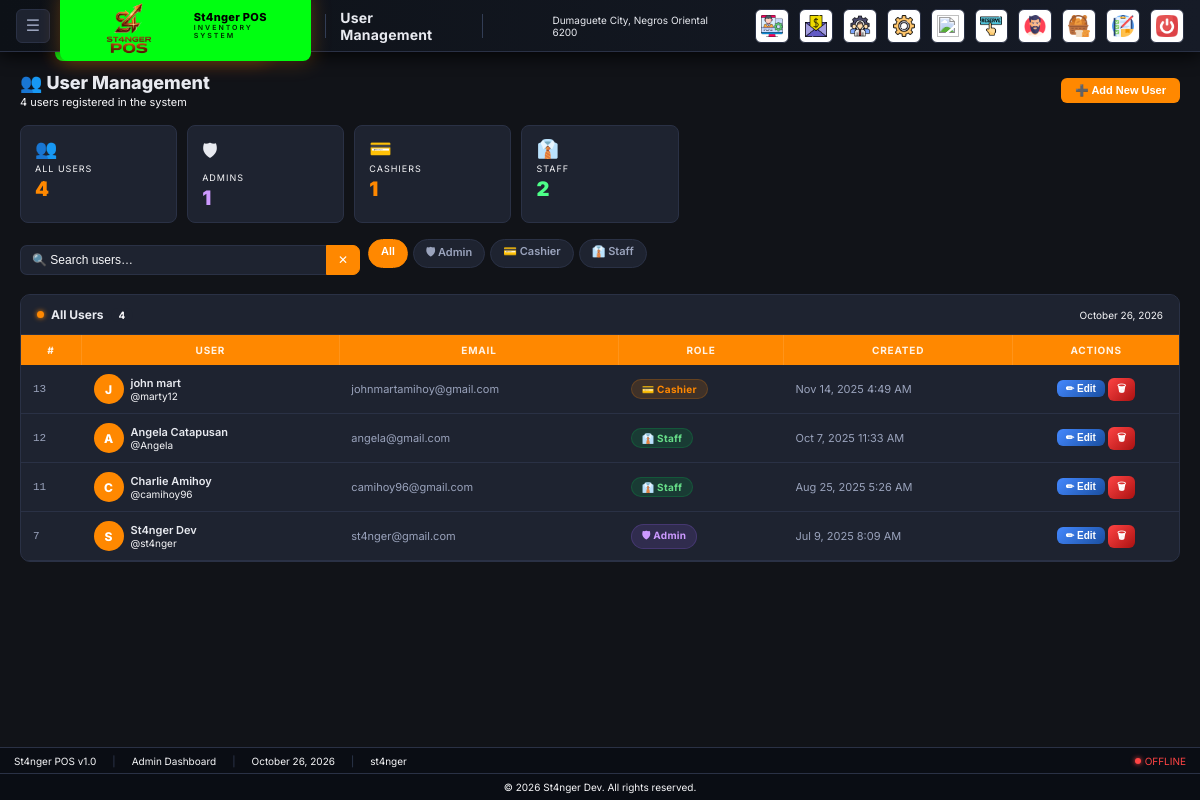
The page /admin/user.php (signed in) on the database its author committed.
### tables this page shows
CREATE TABLE `new_user` (
  `id` int(11) NOT NULL,
  `username` varchar(50) NOT NULL,
  `fullname` varchar(100) NOT NULL,
  `type` varchar(100) NOT NULL,
  `email` varchar(100) NOT NULL,
  `password` varchar(255) NOT NULL,
  `created_at` timestamp NOT NULL DEFAULT current_timestamp()
);

### admin/user.php (the view, shortened to what this page needs)
<?php
require('../dbconn.php');
$users = $conn->query("SELECT * FROM new_user ORDER BY created_at DESC");
$allUsers = $users->fetch_all(MYSQLI_ASSOC);
$adminCount   = count(array_filter($allUsers, fn($u) => $u['type']==='admin'));
$cashierCount = count(array_filter($allUsers, fn($u) => $u['type']==='cashier'));
$staffCount   = count(array_filter($allUsers, fn($u) => $u['type']==='staff'));
$totalCount   = count($allUsers);
$pageTitle = 'User Management';
$activePage = 'user';
?>
<?php include('../include/admin_header.php'); ?>
<div class="main" id="mainContent">
  <div class="page-hero">
    <div>
      <h2>👥 User Management</h2>
      <p><?= $totalCount ?> users registered in the system</p>
    </div>
    <button class="btn btn-orange" onclick="openSignupModal()">➕ Add New User</button>
  </div>
  <div class="stat-grid">
    <div class="stat-tile" onclick="filterByRole('all',this)">
      <div class="st-icon">👥</div>
      <div class="st-label">All Users</div>
      <div class="st-val orange"><?= $totalCount ?></div>
    </div>
    <div class="stat-tile" onclick="filterByRole('admin',this)">
      <div class="st-icon">🛡</div>
      <div class="st-label">Admins</div>
      <div class="st-val purple"><?= $adminCount ?></div>
    </div>
    <div class="stat-tile" onclick="filterByRole('cashier',this)">
      <div class="st-icon">💳</div>
      <div class="st-label">Cashiers</div>
      <div class="st-val orange"><?= $cashierCount ?></div>
    </div>
    <div class="stat-tile" onclick="filterByRole('staff',this)">
      <div class="st-icon">👔</div>
      <div class="st-label">Staff</div>
      <div class="st-val green"><?= $staffCount ?></div>
    </div>
  </div>
  <div class="action-bar">
    <div class="search-wrap">
      <input type="text" id="searchInput" placeholder="🔍 Search users…" oninput="searchTable()">
      <button onclick="clearSearch()">✕</button>
    </div>
    <div class="filter-tabs">
      <div class="filter-tab active" data-role="all"      onclick="filterByRole('all',null,this)">All</div>
      <div class="filter-tab"        data-role="admin"    onclick="filterByRole('admin',null,this)">🛡 Admin</div>
      <div class="filter-tab"        data-role="cashier"  onclick="filterByRole('cashier',null,this)">💳 Cashier</div>
      <div class="filter-tab"        data-role="staff"    onclick="filterByRole('staff',null,this)">👔 Staff</div>
    </div>
  </div>
  <div class="panel">
    <div class="panel-header">
      <div class="panel-title">
        <div class="pt-dot"></div>
        All Users
        <span id="shownCount" style="background:var(--bg3);color:var(--text3);border-radius:10px;padding:1px 8px;font-size:10px;"><?= $totalCount ?></span>
      </div>
      <span style="font-size:10px;color:var(--text3);"><?= date('F j, Y') ?></span>
    </div>
    <div style="padding:0;">
      <div class="tbl-wrap">
        <table class="data-tbl" id="userTable">
          <thead>
            <tr>
              <th>#</th>
              <th>User</th>
              <th>Email</th>
              <th>Role</th>
              <th>Created</th>
              <th style="text-align:center;">Actions</th>
            </tr>
          </thead>
          <tbody>
          <?php foreach($allUsers as $u):
            $initials = strtoupper(substr($u['fullname']??$u['username'],0,1));
            $roleBadge = match($u['type']) {
                'admin'   => ['rb-admin',  '🛡 Admin'],
                'cashier' => ['rb-cashier','💳 Cashier'],
                'staff'   => ['rb-staff',  '👔 Staff'],
                default   => ['rb-other',  $u['type']],
            };
          ?>
          <tr data-role="<?= htmlspecialchars($u['type']) ?>">
            <td class="td-id"><?= $u['id'] ?></td>
            <td>
              <div class="user-cell">
                <div class="user-avatar"><?= $initials ?></div>
                <div>
                  <div class="td-name"><?= htmlspecialchars($u['fullname']) ?></div>
                  <div style="color:var(--text3);font-size:10px;">@<?= htmlspecialchars($u['username']) ?></div>
                </div>
              </div>
            </td>
            <td class="td-email"><?= htmlspecialchars($u['email']) ?></td>
            <td><span class="role-badge <?= $roleBadge[0] ?>"><?= $roleBadge[1] ?></span></td>
            <td class="td-date"><?= date('M j, Y g:i A',strtotime($u['created_at'])) ?></td>
            <td style="text-align:center;white-space:nowrap;">
              <button class="btn btn-blue btn-sm edit-btn"
                      data-user='<?= htmlspecialchars(json_encode($u),ENT_QUOTES) ?>'>✏ Edit</button>
              <a class="btn btn-red btn-sm"
                 href="user.php?delete=<?= $u['id'] ?>"
                 onclick="return confirmDelete(event,this)">🗑</a>
            </td>
          </tr>
          <?php endforeach; ?>
          </tbody>
        </table>
      </div>
    </div>
  </div>
</div>
<?php include('../include/admin_footer.php'); ?>

### include/admin_header.php (shortened to what this page needs)
<?php
require_once __DIR__ . '/../dbconn.php';
$systemSettings = [];
$result = $conn->query("SELECT setting_key, setting_value FROM system_settings");
while ($row = $result->fetch_assoc()) {
    $systemSettings[$row['setting_key']] = $row['setting_value'];
}
$businessName = $systemSettings['business_name'] ?? 'St4nger POS';
$businessSubtitle = $systemSettings['business_subtitle'] ?? 'POS SYSTEM';
$businessAddress = $systemSettings['business_address'] ?? 'Dumaguete City, Negros Oriental 6200';
$logoPath = $systemSettings['logo_path'] ?? '';
$pageTitle = $pageTitle ?? 'Dashboard';
$scriptPath = $_SERVER['SCRIPT_NAME'];
$scriptDir = dirname($scriptPath);
$depth = substr_count(trim($scriptDir, '/'), '/');
$relativePath = str_repeat('../', $depth);
$assetPath = $relativePath;
$activePage = $activePage ?? '';
?>
<!DOCTYPE html>
<html lang="en">
<head>
<link rel="stylesheet" href="<?= $assetPath ?>css/bootstrap-icons.css">
</head>
<body>
<div class="top-bar">
  <button class="menu-btn" id="menuBtn" onclick="toggleSidebar()">☰</button>
  <div class="logo-pill">
    <div class="logo-text">
      <span class="lp-name"><?= htmlspecialchars($businessName) ?></span>
      <span class="lp-sub"><?= htmlspecialchars($businessSubtitle) ?></span>
    </div>
  </div>
  <span class="tb-title" id="topBarTitle"><?= htmlspecialchars($pageTitle) ?></span>
  <span class="tb-clock" id="currentTime"></span>
  <div style="font-size:10px; margin-left:45px;"><?= htmlspecialchars($businessAddress) ?></div>
<a class="tb-icon <?= $activePage === 'dashboard' ? 'active disabled' : '' ?>"
   href="/Store/dashboard.php" title="Dashboard"><img src="/Store/image/icons/dashboard.png" alt="Dashboard" style="width: 25px; height: 25px; object-fit:contain;"></a>
<a class="tb-icon <?= $activePage === 'records' ? 'active disabled' : '' ?>"
   href="/Store/record/record.php" title="Sales Inventory"><img src="/Store/image/icons/mail-attachment.png" alt="Records" style="width: 20px; height: 20px; object-fit:contain;"></a>
<a class="tb-icon <?= $activePage === 'users' ? 'active disabled' : '' ?>"
   href="/Store/admin/user.php" title="User Management"><img src="/Store/image/icons/management.png" alt="Users" style="width: 25px; height: 25px; object-fit:contain;"></a>
<a class="tb-icon <?= $activePage === 'settings' ? 'active disabled' : '' ?>"
   href="/Store/admin/settings.php" title="Settings"><img src="/Store/image/icons/gear.png" alt="Settings" style="width: 25px; height: 25px; object-fit:contain;"></a>
<a class="tb-icon <?= $activePage === 'products' ? 'active disabled' : '' ?>"
   href="/Store/product/product.php" title="Manage Products"><img src="/Store/image/icons/product-management.png" alt="Products" style="width: 26px; height: 26px; object-fit:contain;"></a>
<a class="tb-icon <?= $activePage === 'reserve' ? 'active disabled' : '' ?>"
   href="/Store/product/item_reserve.php" title="Reserve Items"><img src="/Store/image/icons/reserve.png" alt="Reserve Items" style="width: 25px; height: 25px; object-fit:contain;"></a>
<a class="tb-icon <?= $activePage === 'profile' ? 'active disabled' : '' ?>"
   href="/Store/admin/prof.php" title="Profile"><img src="/Store/image/icons/man.png" alt="Profile" style="width: 25px; height: 25px; object-fit:contain;">
</a>
<a class="tb-icon <?= $activePage === 'breads' ? 'active disabled' : '' ?>"
   href="/Store/product/bread.php" title="Manage Breads"><img src="/Store/image/icons/bakery.png" alt="Breads" style="width: 20px; height: 20px; object-fit:contain;"></a>
<a class="tb-icon <?= $activePage === 'bleft' ? 'active disabled' : '' ?>"
   href="/Store/admin/bleft.php" title="Bread Left"><img src="/Store/image/icons/inventory.png" alt="Bread Left" style="width: 20px; height: 20px; object-fit:contain;"></a>
<a class="tb-icon" href="#" onclick="event.preventDefault(); openLogoutModal();" title="Logout"><img src="/Store/image/icons/power.png" alt="Logout" style="width: 20px; height: 20px; object-fit:contain;"></a>
</div>
<div class="top-bar">
  <button class="menu-btn" id="menuBtn" onclick="toggleSidebar()">☰</button>
  <div class="logo-pill">
    <?php if (!empty($logoPath) && file_exists(__DIR__ . '/../' . $logoPath)): ?>
      <img src="/Store/<?= htmlspecialchars($logoPath) ?>" alt="Logo" class="logo-img">
    <?php endif; ?>
    <div class="logo-text">
      <span class="lp-name"><?= htmlspecialchars($businessName) ?></span>
      <span class="lp-sub"><?= htmlspecialchars($businessSubtitle) ?></span>
    </div>
  </div>
  <span class="tb-title" id="topBarTitle"><?= htmlspecialchars($pageTitle) ?></span>
  <div style="font-size:10px; margin-left:45px;"><?= htmlspecialchars($businessAddress) ?></div>
  <a class="tb-icon <?= $activePage === 'dashboard' ? 'active disabled' : '' ?>"
     href="/Store/dashboard.php" title="Dashboard">
    <img src="/Store/image/icons/admin-panel.png" alt="Dashboard">
  </a>
  <a class="tb-icon <?= $activePage === 'records' ? 'active disabled' : '' ?>"
     href="/Store/record/record.php" title="Sales Inventory">
    <img src="/Store/image/icons/mail-attachment.png" alt="Records">
  </a>
  <a class="tb-icon <?= $activePage === 'users' ? 'active disabled' : '' ?>"
     href="/Store/admin/user.php" title="User Management">
    <img src="/Store/image/icons/management.png" alt="Users">
  </a>
  <a class="tb-icon <?= $activePage === 'settings' ? 'active disabled' : '' ?>"
     href="/Store/admin/settings.php" title="Settings">
    <img src="/Store/image/icons/gear.png" alt="Settings">
  </a>
  <a class="tb-icon <?= $activePage === 'products' ? 'active disabled' : '' ?>"
     href="/Store/product/product.php" title="Manage Products">
    <img src="/Store/image/icons/product-management.png" alt="Products">
  </a>
  <a class="tb-icon <?= $activePage === 'reserve' ? 'active disabled' : '' ?>"
     href="/Store/product/item_reserve.php" title="Reserve Items">
    <img src="/Store/image/icons/reserve.png" alt="Reserve Items">
  </a>
  <a class="tb-icon <?= $activePage === 'profile' ? 'active disabled' : '' ?>"
     href="/Store/admin/prof.php" title="Profile">
    <img src="/Store/image/icons/man.png" alt="Profile">
  </a>
  <a class="tb-icon <?= $activePage === 'breads' ? 'active disabled' : '' ?>"
     href="/Store/product/bread.php" title="Manage Breads">
    <img src="/Store/image/icons/bakery.png" alt="Breads">
  </a>
  <a class="tb-icon <?= $activePage === 'bleft' ? 'active disabled' : '' ?>"
     href="/Store/admin/bleft.php" title="Bread Left">
    <img src="/Store/image/icons/inventory.png" alt="Bread Left">
  </a>
  <a class="tb-icon" href="#" onclick="event.preventDefault(); openLogoutModal();" title="Logout">
  <img src="/Store/image/icons/power.png" alt="Logout">
</a>
</div>

### include/admin_footer.php (shortened to what this page needs)
<div class="status-bar">
  <span>St4nger POS v1.0</span>
  <span class="sb-sep">|</span>
  <span>Admin Dashboard</span>
  <span class="sb-sep">|</span>
  <span><?= date('F j, Y') ?></span>
  <span class="sb-sep">|</span>
  <span><?= htmlspecialchars($_SESSION['username']??'Admin') ?></span>
  <div class="sb-conn offline" id="connStatus">
    <div class="cdot"></div><span>OFFLINE</span>
  </div>
</div>
<div class="footer">&copy; <?= date('Y') ?> St4nger Dev. All rights reserved.</div>
</body>
</html>

### include/admin_header.php (style rules this page uses)
:root { --orange: #ff8800; --orange-dk: #cc5500; --orange-lt: #ffaa33; --logo-pill-bg: #ff8800; --logo-pill-text: #ffffff; --green: #00c853; --green-dk: #009624; --red: #ff4444; --blue: #4488ff; --yellow: #ffcc00; --bg: #111318; --bg2: #181c22; --bg3: #1e2330; --card: #1e2330; --card2: #242b3a; --border: #2a3145; --border2: #323d55; --text: #e8eaf0; --text2: #9aa3bc; --text3: #f7f7f9; }
* { box-sizing: border-box; margin: 0; padding: 0; }
body { font-family: 'Inter', 'Segoe UI', sans-serif; font-size: 13px; background: var(--bg); color: var(--text); min-height: 100vh; display: flex; flex-direction: column; }
.top-bar { height: 52px; background: linear-gradient(90deg, #0d1117 0%, #161b27 100%); border-bottom: 1px solid var(--border); display: flex; align-items: center; padding: 0 16px; gap: 10px; position: fixed; top: 0; left: 0; right: 0; z-index: 1000; box-shadow: 0 1px 20px rgba(0,0,0,0.6); }
.logo-pill { background: linear-gradient(135deg, var(--logo-pill-bg, var(--orange)), var(--logo-pill-bg, #ff4400)); border-radius: 8px; padding: 5px 14px; display: flex; flex-direction: row; align-items: center; gap: 10px; box-shadow: 0 0 20px rgba(255,136,0,0.3); transition: all 0.3s ease; min-height: 40px; }
.logo-pill .lp-name { font-weight: 800; font-size: 11px; color: var(--logo-pill-text, white); letter-spacing: 0.3px; }
.logo-pill .lp-sub { font-size: 7px; color: var(--logo-pill-text, rgba(255,255,255,0.75)); letter-spacing: 2px; font-weight: 600; text-transform: uppercase; opacity: 0.85; }
.logo-pill .logo-img { height: 60px; width: auto; max-width: 120px; display: block; border-radius: 3px; flex-shrink: 0; object-fit: contain; }
.logo-pill .logo-text { display: flex; flex-direction: column; align-items: flex-start; line-height: 1.2; }
.tb-title { font-size: 14px; font-weight: 700; color: var(--text); letter-spacing: 0.2px; }
.tb-clock { font-size: 11px; color: var(--orange-lt); font-weight: 600; font-variant-numeric: tabular-nums; }
.menu-btn { background: var(--bg3); border: 1px solid var(--border); border-radius: 6px; color: var(--text2); font-size: 16px; cursor: pointer; width: 34px; height: 34px; display: flex; align-items: center; justify-content: center; transition: all 0.15s; }
.tb-icon { width: 34px; height: 34px; background: #ffffff; border: 1px solid var(--border); border-radius: 6px; display: flex; align-items: center; justify-content: center; cursor: pointer; font-size: 14px; text-decoration: none; color: var(--text2); transition: all 0.15s; position: relative; }
.main { margin-top: 52px; padding: 20px; flex: 1; }
.status-bar { background: #0a0d14; border-top: 1px solid var(--border); padding: 0 14px; height: 26px; display: flex; align-items: center; gap: 16px; font-size: 10px; color: var(--text3); flex-shrink: 0; }
.status-bar .sb-sep { color: var(--border2); }
.sb-conn { display: flex; align-items: center; gap: 4px; margin-left: auto; }
.sb-conn .cdot { width: 6px; height: 6px; border-radius: 50%; }
.sb-conn.offline .cdot { background: var(--red); box-shadow: 0 0 5px var(--red); }
.sb-conn.offline span { color: var(--red); }
.footer { text-align: center; padding: 7px; background: #0a0d14; color: var(--text3); font-size: 10px; border-top: 1px solid var(--border); }
.tb-icon img { width: 22px; height: 22px; object-fit: contain; transition: filter 0.15s; }

### rows shown on the page
new_user: id "13", fullname "J", fullname "john mart", username "marty12", email "johnmartamihoy@gmail.com", type "💳 Cashier", created_at "Nov 14, 2025 4:49 AM"
new_user: id "12", fullname "A", fullname "Angela Catapusan", username "Angela", email "angela@gmail.com", type "👔 Staff", created_at "Oct 7, 2025 11:33 AM"
new_user: id "11", fullname "C", fullname "Charlie Amihoy", username "camihoy96", email "camihoy96@gmail.com", type "👔 Staff", created_at "Aug 25, 2025 5:26 AM"
new_user: id "7", fullname "S", fullname "St4nger Dev", username "st4nger", email "st4nger@gmail.com", type "🛡 Admin", created_at "Jul 9, 2025 8:09 AM"

### other values the page prints
$businessName "St4nger POS"
$businessSubtitle "INVENTORY SYSTEM"
$pageTitle "User Management"
$businessAddress "Dumaguete City, Negros Oriental 6200"
$totalCount "4"
$adminCount "1"
$cashierCount "1"
$staffCount "2"
$_SESSION['username'] "st4nger"
